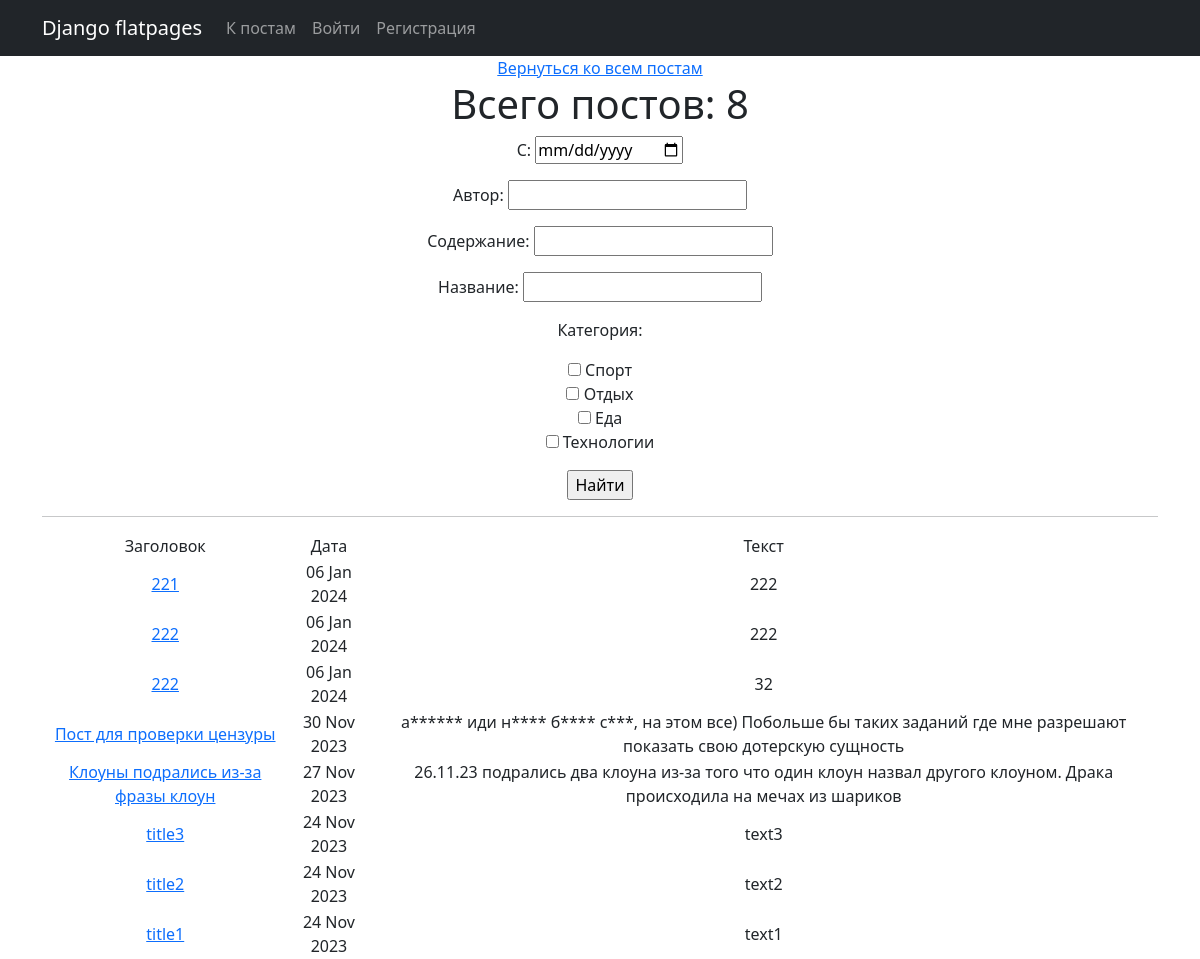
Page /posts/search/ on the earlier database version.
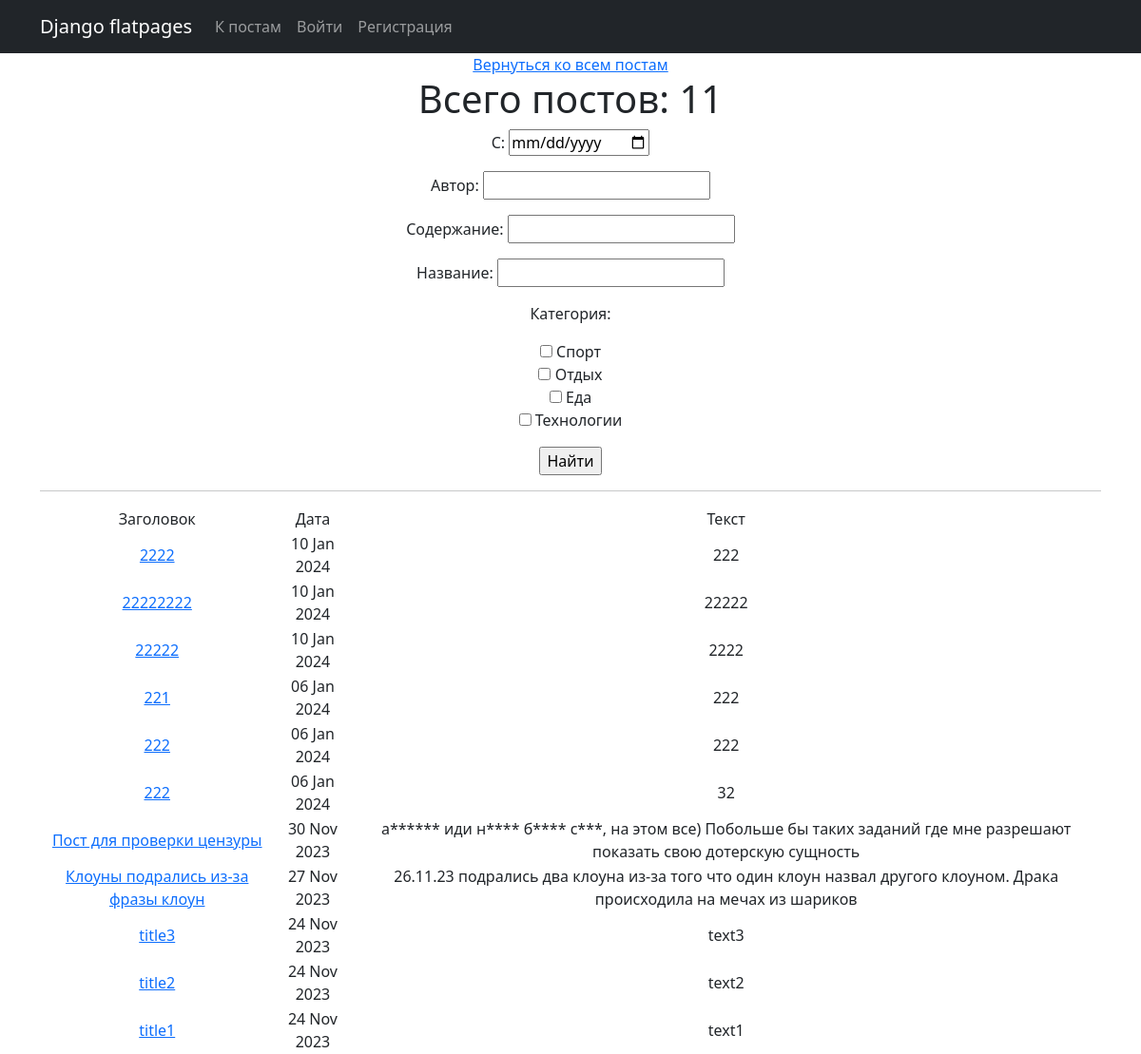
Same page on the later database version.
### news/models.py (models this page shows, shortened)
class Post(models.Model):
    article = 'AR'
    news = 'NE'
    POSITIONS = [
        (article, 'Статья'),
        (news, 'Новость')
    ]
    author = models.ForeignKey(Author, on_delete = models.CASCADE)
    title = models.CharField(max_length=255)
    text = models.TextField()
    type = models.CharField(max_length=250, choices = POSITIONS)
    time = models.DateTimeField(auto_now_add = True)
    category = models.ManyToManyField(Category, through = 'PostCategory')
    rating = models.IntegerField(default=0)

### news/views.py (the view)
# urls.py: path('search/', PostSearch.as_view(), name='post_search'),
class PostSearch(ListView):
    model = Post
    ordering = '-time'
    template_name = 'search.html'
    context_object_name = 'posts'
    def get_queryset(self):
       queryset = super().get_queryset()
       self.filterset = PostFilter(self.request.GET, queryset)
       return self.filterset.qs
    def get_context_data(self, **kwargs):
        context = super().get_context_data(**kwargs)
        context['filterset'] = self.filterset
        return context

### news/models.py (called while the page is built)
    def __str__(self):
        return self.category

### news/templatetags/custom_filters.py (called while the page is built)
@register.filter()
def censor(value):
    text = str(value)
    for word in SWEAR_WORDS:
        text = text.replace(word[1:], "*" * (len(word)-1))
    return text

### templates/search.html (shortened to what this page needs)
{% extends 'flatpages/default.html' %}
{% load custom_filters %}
{% load custom_tags %}
{% block content %}
<a href="/posts/">Вернуться ко всем постам</a>
   <h1>Всего постов: {{ posts|length }}</h1>
   <form action="" method="get">
       {{ filterset.form.as_p }}
       <input type="submit" value="Найти" />
   </form>
   <hr>
   {% if posts %}
       <table>
           <tr>
               <td>Заголовок</td>
               <td>Дата</td>
               <td>Текст</td>
           </tr>
           {% for post in posts %}
           <tr>
            <td><a href="/posts/{{ post.id }}"> {{ post.title|censor }}</a></td>
               <td>{{ post.time|date:'d M Y' }}</td>
               <td>{{ post.text|censor|truncatewords:20 }}</td>
           </tr>
           {% endfor %}
       </table>
   {% else %}
       <h2>Постов нет!</h2>
   {% endif %}
{% endblock %}

Differences in the rows shown:
added Post: title|censor "2222", time "10 Jan 2024", text|censor "222"
added Post: title|censor "22222222", time "10 Jan 2024", text|censor "22222"
added Post: title|censor "22222", time "10 Jan 2024", text|censor "2222"
Other differences:
{{ posts|length }}: "8" → "11"
